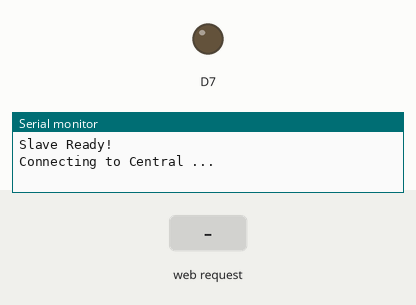
This sketch was run on a simulated ESP8266 (NodeMCU). Parts: output pins drawn as LEDs (lit = HIGH), the last lines printed to the serial monitor. Inputs (shaded band) come from the test bench. WiFi joins after 1.5 s; servers stay silent unless stated.

Above: at 1.2 s.
1.3 s: HTTP request GET /cmd?status=1 received
At 2.5 s:
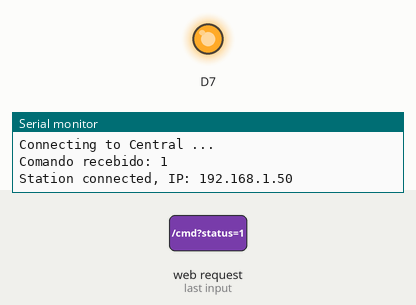
2.8 s: HTTP request GET /cmd?status=0 received
At 3.7 s:
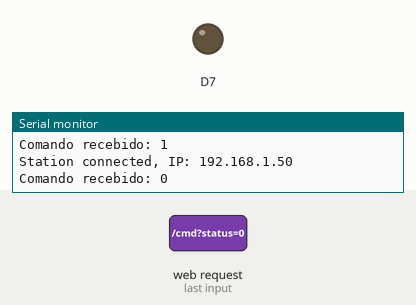
Timing chart, 0 to 5.8 s (numbered marks = the images above; inputs shaded):
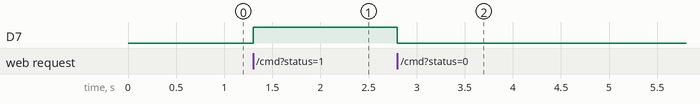

Measured:
- after the input at 1.3 s, D7: LOW → HIGH at once
- after the input at 2.8 s, D7: HIGH → LOW at once

The sketch:

main.ino
```cpp
#include <ESP8266WiFi.h>
#include <ESP8266WebServer.h>

ESP8266WebServer server(80);

const char* ssid = "Central";
const char* password = "123456789";

WiFiEventHandler gotIpEventHandler, disconnectedEventHandler;

void setup(){
    Serial.begin(115200);
    Serial.println();

    pinMode(D7, OUTPUT);

    WiFi.mode(WIFI_STA);

    Serial.println("Slave Ready!");

    gotIpEventHandler = WiFi.onStationModeGotIP([](const WiFiEventStationModeGotIP& event)
    {
        Serial.print("Station connected, IP: ");
        Serial.println(WiFi.localIP());
    });

    disconnectedEventHandler = WiFi.onStationModeDisconnected([](const WiFiEventStationModeDisconnected& event)
    {
        Serial.println("Station disconnected");
    });

    Serial.printf("Connecting to %s ...\n", ssid);

    WiFi.begin(ssid, password);

    server.on("/cmd", cmdPage);
    server.begin();
}

void loop(){
    server.handleClient();
}


void cmdPage(){
    String status = server.arg("status");

    if(status == "1"){
        digitalWrite(D7, HIGH);
    }

    if(status == "0"){
        digitalWrite(D7, LOW);
    }

    Serial.println("Comando recebido: " + status);

    server.send(200, "application/json", "{'success': 'Executed!'}");
}
```
